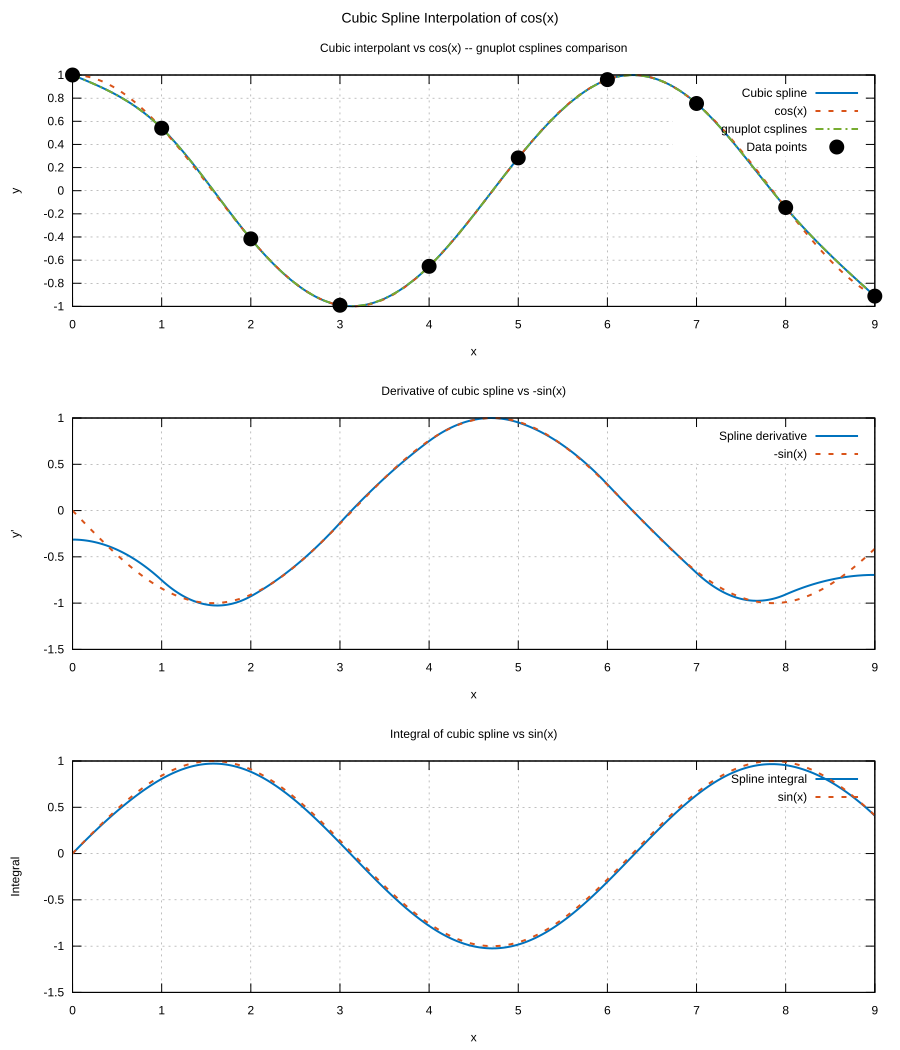

Write gnuplot code to recreate this figure.
set terminal svg enhanced size 900,1050 background rgb "white"
set output "plot_cubic.svg"

set multiplot layout 3,1 title "Cubic Spline Interpolation of cos(x)" font ",14"

set grid
set key top right

set title "Cubic interpolant vs cos(x) -- gnuplot csplines comparison"
set xlabel "x"
set ylabel "y"
plot "cubic_interp.txt" using 1:2 with lines lw 2 lc rgb "#0072BD" title "Cubic spline", \
     "cubic_interp.txt" using 1:3 with lines lw 2 dt 2 lc rgb "#D95319" title "cos(x)", \
     "cos_points.txt"   using 1:2 smooth csplines lw 2 dt 4 lc rgb "#77AC30" title "gnuplot csplines", \
     "cos_points.txt"   using 1:2 with points pt 7 ps 1.5 lc rgb "#000000" title "Data points"

set title "Derivative of cubic spline vs -sin(x)"
set xlabel "x"
set ylabel "y'"
plot "cubic_interp.txt" using 1:4 with lines lw 2 lc rgb "#0072BD" title "Spline derivative", \
     "cubic_interp.txt" using 1:5 with lines lw 2 dt 2 lc rgb "#D95319" title "-sin(x)"

set title "Integral of cubic spline vs sin(x)"
set xlabel "x"
set ylabel "Integral"
plot "cubic_interp.txt" using 1:6 with lines lw 2 lc rgb "#0072BD" title "Spline integral", \
     "cubic_interp.txt" using 1:7 with lines lw 2 dt 2 lc rgb "#D95319" title "sin(x)"

unset multiplot
